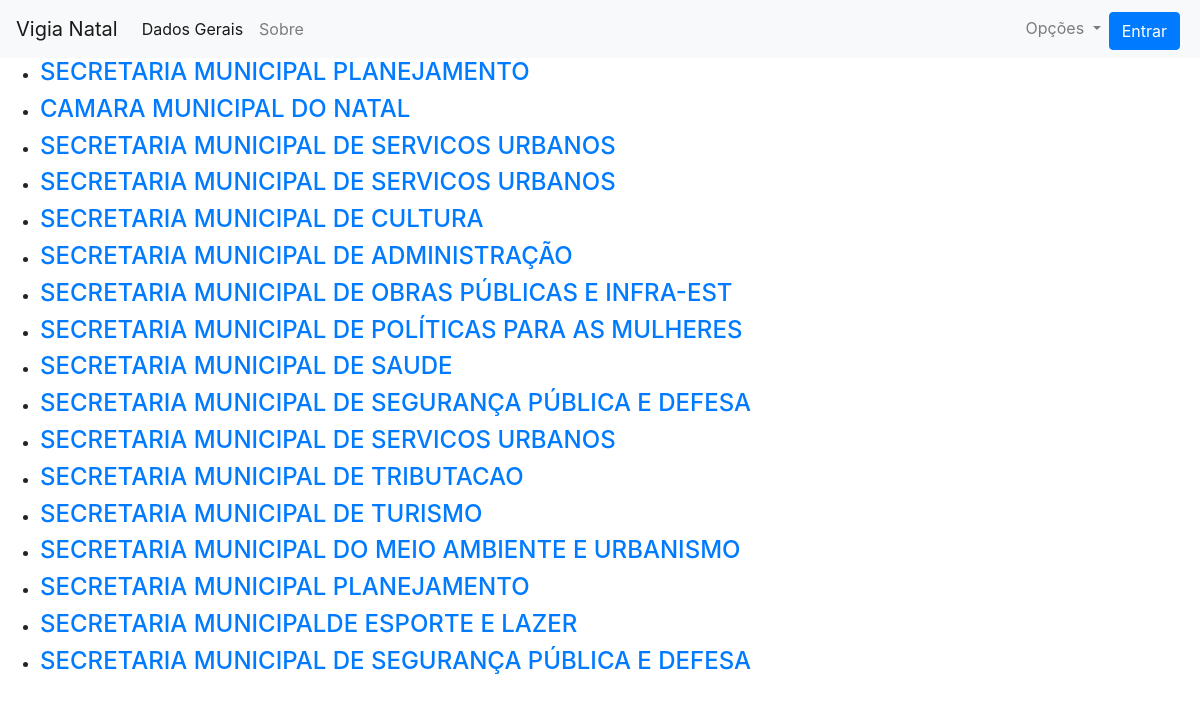
Screenshot of /orgao/list with the database file from the repository.
### map_app/models.py (models this page shows, shortened)
class Orgao(models.Model):
    class Meta:
        verbose_name = 'Orgão'
        verbose_name_plural = 'Orgãos'
    nome = models.CharField(max_length = 256)
    telefone = models.CharField(max_length = 32, blank = True)
    email = models.EmailField(blank = True)
    site = models.URLField(blank = True)
    instituicao = models.ForeignKey(Instituicao, on_delete = models.CASCADE)
    localizacao = models.ForeignKey(Localizacao, on_delete = models.SET_NULL, null = True)

### map_app/views.py (the view)
# urls.py: path('orgao/list', views.OrgaoListView.as_view(), name = 'orgao_list'),
class OrgaoListView(ListView):
    model = Orgao
    def get_queryset(self):
        return Orgao.objects.all()

### map_app/templates/map_app/orgao_list.html
{% extends "map_app/base.html" %}
{% block body_block %}
  <ul>
    {% for orgao in orgao_list %}
    <li>
      <div class="orgao">
        <h4> <a href="{% url 'orgao_detail' pk=orgao.pk %}">{{orgao.nome}}</a> </h4>
      </div>
    </li>
    {% endfor %}
  </ul>
{% endblock %}

### rows the page displays
Orgao: nome "SECRETARIA MUNICIPAL PLANEJAMENTO"
Orgao: nome "CAMARA MUNICIPAL DO NATAL"
Orgao: nome "SECRETARIA MUNICIPAL DE SERVICOS URBANOS"
Orgao: nome "SECRETARIA MUNICIPAL DE SERVICOS URBANOS"
Orgao: nome "SECRETARIA MUNICIPAL DE CULTURA"
Orgao: nome "SECRETARIA MUNICIPAL DE ADMINISTRAÇÃO"
Orgao: nome "SECRETARIA MUNICIPAL DE OBRAS PÚBLICAS E INFRA-EST"
Orgao: nome "SECRETARIA MUNICIPAL DE POLÍTICAS PARA AS MULHERES"
Orgao: nome "SECRETARIA MUNICIPAL DE SAUDE"
Orgao: nome "SECRETARIA MUNICIPAL DE SEGURANÇA PÚBLICA E DEFESA"
Orgao: nome "SECRETARIA MUNICIPAL DE SERVICOS URBANOS"
Orgao: nome "SECRETARIA MUNICIPAL DE TRIBUTACAO"
Orgao: nome "SECRETARIA MUNICIPAL DE TURISMO"
Orgao: nome "SECRETARIA MUNICIPAL DO MEIO AMBIENTE E URBANISMO"
Orgao: nome "SECRETARIA MUNICIPAL PLANEJAMENTO"
Orgao: nome "SECRETARIA MUNICIPALDE ESPORTE E LAZER"
Orgao: nome "SECRETARIA MUNICIPAL DE SEGURANÇA PÚBLICA E DEFESA"
